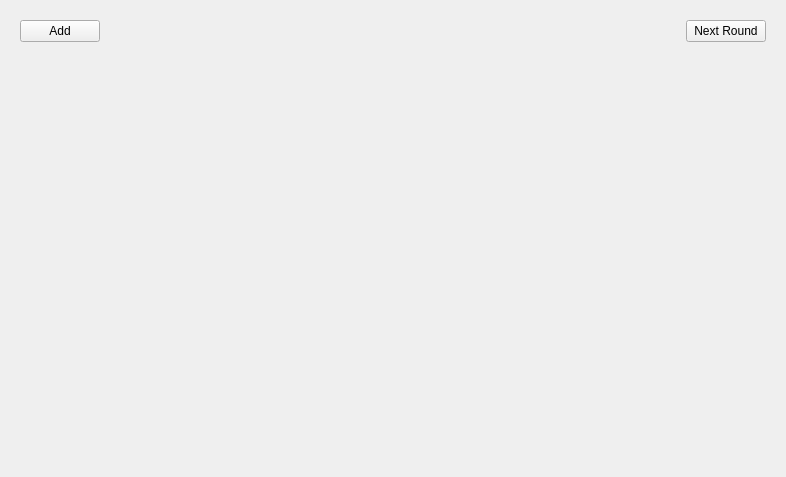
<?xml version="1.0" encoding="UTF-8"?>
<ui version="4.0">
 <class>CombatTracker</class>
 <widget class="QWidget" name="CombatTracker">
  <property name="geometry">
   <rect>
    <x>0</x>
    <y>0</y>
    <width>786</width>
    <height>477</height>
   </rect>
  </property>
  <property name="sizePolicy">
   <sizepolicy hsizetype="Expanding" vsizetype="Expanding">
    <horstretch>0</horstretch>
    <verstretch>0</verstretch>
   </sizepolicy>
  </property>
  <property name="windowTitle">
   <string>Form</string>
  </property>
  <property name="styleSheet">
   <string notr="true">QFrame#cardsArea, #controlsArea
{
	border: none
}</string>
  </property>
  <layout class="QVBoxLayout" name="verticalLayout">
   <item>
    <widget class="QFrame" name="controlsArea">
     <property name="sizePolicy">
      <sizepolicy hsizetype="Preferred" vsizetype="Fixed">
       <horstretch>0</horstretch>
       <verstretch>0</verstretch>
      </sizepolicy>
     </property>
     <property name="frameShape">
      <enum>QFrame::StyledPanel</enum>
     </property>
     <property name="frameShadow">
      <enum>QFrame::Raised</enum>
     </property>
     <layout class="QHBoxLayout" name="horizontalLayout">
      <item>
       <widget class="QPushButton" name="pushButton">
        <property name="text">
         <string>Add</string>
        </property>
       </widget>
      </item>
      <item>
       <spacer name="horizontalSpacer">
        <property name="orientation">
         <enum>Qt::Horizontal</enum>
        </property>
        <property name="sizeHint" stdset="0">
         <size>
          <width>40</width>
          <height>20</height>
         </size>
        </property>
       </spacer>
      </item>
      <item>
       <widget class="QPushButton" name="pushButton_2">
        <property name="text">
         <string>Next Round</string>
        </property>
       </widget>
      </item>
     </layout>
    </widget>
   </item>
   <item>
    <widget class="QFrame" name="cardsArea">
     <property name="frameShape">
      <enum>QFrame::StyledPanel</enum>
     </property>
     <property name="frameShadow">
      <enum>QFrame::Raised</enum>
     </property>
    </widget>
   </item>
  </layout>
 </widget>
 <resources/>
 <connections/>
</ui>
